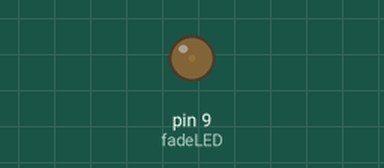
Recording of a sketch running on a simulated Arduino Uno, built with avr-gcc and run on an emulated ATmega328P. On the bench: output pins drawn as LEDs (lit = HIGH).

Above: at 0.05 s.
At 0.95 s:
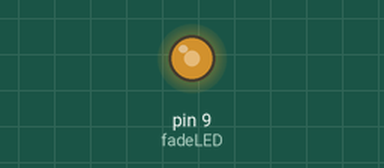
At 1.4 s:
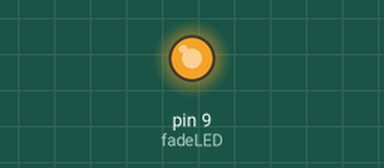
At 2.75 s:
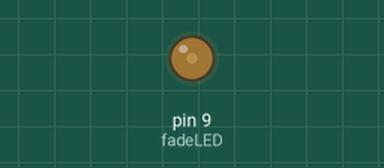
Timing chart, 0 to 7.0 s (numbered marks = the images above):
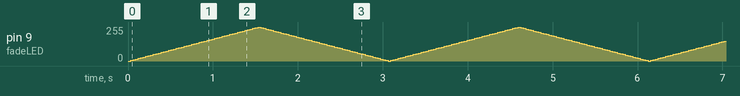

The sketch:

Activity_8a.ino
```cpp
// DM2008 – LED Challenge
// One LED blinks (digitalWrite), one LED fades (analogWrite)

int fadeLED = 9;      // PWM pin for fade control (~)
int brightness = 0;   // Current brightness level (0–255)
int fadeAmount = 5;   // How much to change brightness each frame

void setup() {
  // Set pins as outputs
  pinMode(fadeLED, OUTPUT);
}

void loop() {
  // Fade LED (analogWrite)
  analogWrite(fadeLED, brightness);  // Set brightness (0–255)
  brightness += fadeAmount;          // Increase or decrease brightness

  // Reverse direction at brightness limits
  if (brightness <= 0 || brightness >= 255) {
    fadeAmount = -fadeAmount;
  }

  delay(30); // Small pause for smooth fading
}
```
